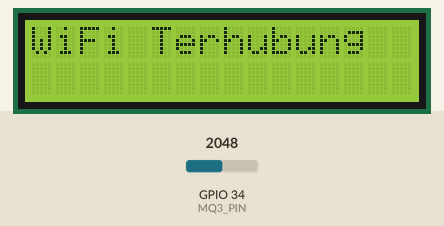
A sketch run on a simulated ESP32. Parts: 16×2 character LCD. The inputs (shaded band) are chosen by the test bench; at power-on: GPIO 34 (MQ3_PIN) = 2048. WiFi joins after 1.5 s; servers stay silent unless stated; what the sketch prints to the serial monitor is not drawn.

Above: at 1.7 s.
At 8.5 s:
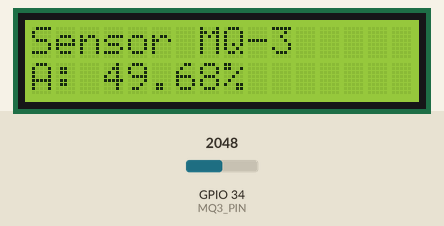
8.6 s: GPIO 34 (MQ3_PIN) set to 2866
At 13.6 s:
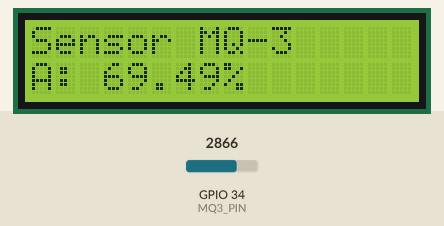
14.4 s: GPIO 34 (MQ3_PIN) set to 3603
At 18.6 s:
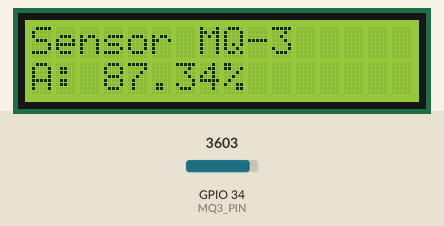
19.4 s: GPIO 34 (MQ3_PIN) set to 4095
At 23.6 s:
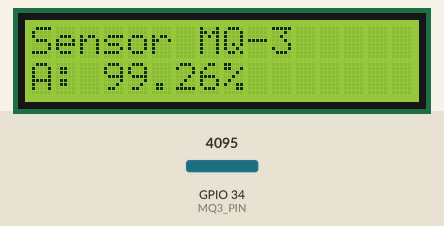
Timing chart, 0 to 25.1 s (numbered marks = the images above; inputs shaded):
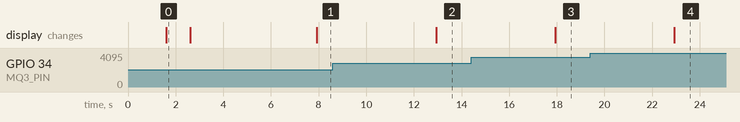

The sketch:

Alkohol.ino
```cpp
#define BLYNK_TEMPLATE_ID "TMPL6pJ1afFvu"
#define BLYNK_TEMPLATE_NAME "Tugas akhir Riffan Sudira"
#define BLYNK_AUTH_TOKEN "nXYi56Oku-9Fpb18RSruHnFn9MNtQy8H"

#include <WiFi.h>
#include <BlynkSimpleEsp32.h>
#include <Wire.h>
#include <LiquidCrystal_I2C.h>

BlynkTimer timer;

const char* ssid = "Tugas Akhir";
const char* password = "Riffan Sudira";

#define MQ3_PIN 34

LiquidCrystal_I2C lcd(0x27, 16, 2);

float vinMQ3 = 0.0, alkohol = 0.0;

void bacaMQ3() {
  int mq3ADC = analogRead(MQ3_PIN);
  float voutMQ3 = mq3ADC * 3.3 / 4095.0;

  float R1 = 1000.0;
  float R2 = 2000.0;
  vinMQ3 = voutMQ3 * (R1 + R2) / R2;

  alkohol = 20.036 * vinMQ3 + 0.08;

  Serial.printf("MQ3 ADC: %d | Vin: %.3fV | Alkohol: %.2f%%\n", mq3ADC, vinMQ3, alkohol);

  lcd.setCursor(0, 0);
  lcd.print("Sensor MQ-3");
  lcd.setCursor(0, 1);
  lcd.printf("A: %.2f%%     ", alkohol);

  Blynk.virtualWrite(V3, alkohol); // V3 = Alkohol
}

void setup() {
  Serial.begin(115200);
  lcd.begin();
  lcd.backlight();
  lcd.setCursor(0, 0);
  lcd.print("Menghubungkan");
  lcd.setCursor(0, 1);
  lcd.print("WiFi...");

  WiFi.begin(ssid, password);
  while (WiFi.status() != WL_CONNECTED) {
    delay(500);
    Serial.print(".");
  }

  lcd.clear();
  lcd.setCursor(0, 0);
  lcd.print("WiFi Terhubung");
  delay(1000);
  lcd.clear();

  Blynk.begin(BLYNK_AUTH_TOKEN, ssid, password);
  timer.setInterval(5000L, bacaMQ3);
}

void loop() {
  Blynk.run();
  timer.run();
}
```

Measured:
- after the input at 8.6 s, the display: changes after 4.3 s (image 2)
- after the input at 14.4 s, the display: changes after 3.5 s (image 3)
- after the input at 19.4 s, the display: changes after 3.5 s (image 4)
- what the display in image 0 shows lasts 1.0 s, from 1.6 s to 2.6 s
